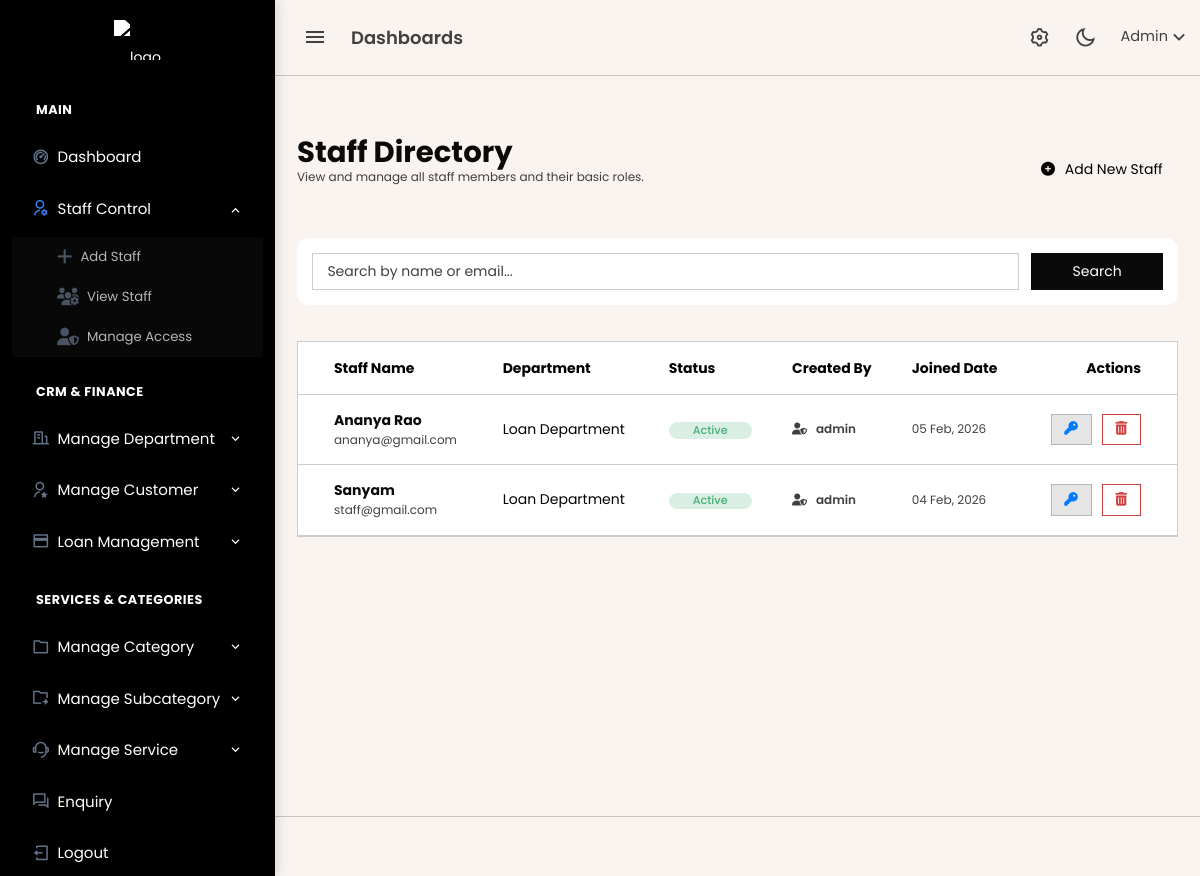
/admin/staff_list.php (signed in), run on an earlier commit of the app's database.
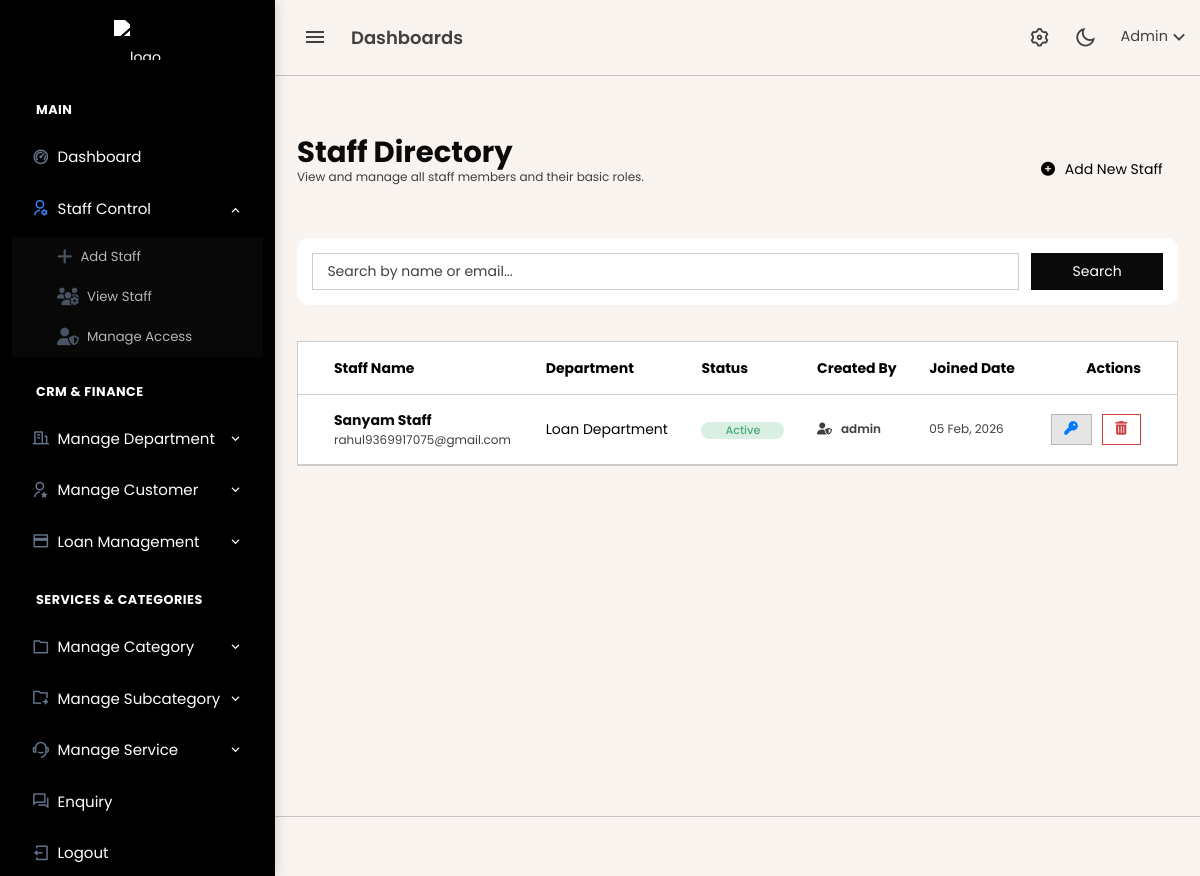
And on a later commit of the database.
### tables this page shows
CREATE TABLE `staff` (
  `id` bigint(20) UNSIGNED NOT NULL,
  `name` varchar(255) NOT NULL,
  `email` varchar(255) NOT NULL,
  `password` varchar(255) NOT NULL,
  `department_id` int(11) DEFAULT NULL,
  `created_by` bigint(20) UNSIGNED DEFAULT NULL,
  `status` enum('active','inactive') DEFAULT 'active',
  `created_at` timestamp NOT NULL DEFAULT current_timestamp(),
  `role_id` int(11) DEFAULT NULL
);

CREATE TABLE `departments` (
  `id` int(10) UNSIGNED NOT NULL,
  `name` varchar(255) NOT NULL,
  `created_at` timestamp NULL DEFAULT current_timestamp(),
  `updated_at` timestamp NULL DEFAULT current_timestamp() ON UPDATE current_timestamp(),
  `created_by` bigint(20) UNSIGNED DEFAULT NULL
);

### admin/staff_list.php (the view, shortened to what the changed rows need)
<?php
include 'header.php';
$search = isset($_GET['search']) ? mysqli_real_escape_string($conn, $_GET['search']) : '';
$where_clause = $search ? "WHERE s.name LIKE '%$search%' OR s.email LIKE '%$search%'" : "";
$query = "
    SELECT
        s.*,
        d.name AS department_name,
        a.name AS creator_name
    FROM staff s
    LEFT JOIN departments d ON s.department_id = d.id
    LEFT JOIN admin a ON s.created_by = a.id
    $where_clause
    ORDER BY s.id DESC
";
$result = mysqli_query($conn, $query);
?>
<div class="content-page">
    <div class="content">
        <div class="container-fluid pt-4">
            <div class="d-flex justify-content-between align-items-center mb-4">
                <div>
                    <h2 class="fw-bold text-dark mb-0">Staff Directory</h2>
                </div>
            </div>
            <div class="card card-modern">
                <div class="card-body p-0">
                    <div class="table-responsive">
                        <table class="table table-modern mb-0 align-middle">
                            <thead>
                                <tr>
                                    <th class="ps-4">Staff Name</th>
                                    <th>Department</th>
                                    <th>Status</th>
                                    <th>Created By</th>
                                    <th>Joined Date</th>
                                    <th class="text-end pe-4">Actions</th>
                                </tr>
                            </thead>
                            <tbody>
                                <?php if (mysqli_num_rows($result) > 0): ?>
                                    <?php while ($row = mysqli_fetch_assoc($result)): ?>
                                        <tr>
                                            <td class="ps-4">
                                                <div class="fw-bold text-dark"><?= htmlspecialchars($row['name']) ?></div>
                                                <div class="text-muted small"><?= htmlspecialchars($row['email']) ?></div>
                                            </td>
                                            <td>
                                                <span class="badge-dept"><?= htmlspecialchars($row['department_name'] ?? 'Unassigned') ?></span>
                                            </td>
                                            <td>
                                                <?php if($row['status'] == 'active'): ?>
                                                    <span class="badge rounded-pill bg-success-subtle text-success px-3">Active</span>
                                                <?php else: ?>
                                                    <span class="badge rounded-pill bg-danger-subtle text-danger px-3">Inactive</span>
                                                <?php endif; ?>
                                            </td>
                                            <td>
                                                <div class="small fw-semibold text-muted">
                                                    <i class="fas fa-user-shield me-1"></i> <?= htmlspecialchars($row['creator_name'] ?? 'System') ?>
                                                </div>
                                            </td>
                                            <td class="text-muted small">
                                                <?= date('d M, Y', strtotime($row['created_at'])) ?>
                                            </td>
                                            <td class="text-end pe-4">
                                                <a href="manage_permissions.php?staff_id=<?= $row['id'] ?>" class="btn btn-sm btn-light border me-1" title="Manage Access">
                                                    <i class="fas fa-key text-primary"></i>
                                                </a>
                                                <a href="db/delete/staff_delete.php?id=<?= $row['id'] ?>"
                                                   onclick="return confirm('Are you sure you want to delete this staff member? All their specific permissions will also be removed.')"
                                                   class="btn btn-sm btn-outline-danger">
                                                    <i class="fas fa-trash-alt"></i>
                                                </a>
                                            </td>
                                        </tr>
                                    <?php endwhile; ?>
                                <?php else: ?>
                                    <tr>
                                        <td colspan="6" class="text-center py-5 text-muted">No staff members found.</td>
                                    </tr>
                                <?php endif; ?>
                            </tbody>
                        </table>
                    </div>
                </div>
            </div>
        </div>
    </div>
</div>
<?php include 'footer.php'; ?>

What changed in the data, as far as the page shows it:
removed staff: name "Ananya Rao", email "ananya@gmail.com", department.name "Loan Department", status "Active", admin.name "admin", created_at "05 Feb, 2026"
removed staff: name "Sanyam", email "staff@gmail.com", department.name "Loan Department", status "Active", admin.name "admin", created_at "04 Feb, 2026"
added staff: name "Sanyam Staff", email "rahul9369917075@gmail.com", department.name "Loan Department", status "Active", admin.name "admin", created_at "05 Feb, 2026"
